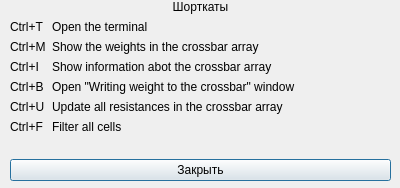
<?xml version="1.0" encoding="UTF-8"?>
<ui version="4.0">
 <class>Dialog</class>
 <widget class="QDialog" name="Dialog">
  <property name="windowModality">
   <enum>Qt::NonModal</enum>
  </property>
  <property name="geometry">
   <rect>
    <x>0</x>
    <y>0</y>
    <width>400</width>
    <height>188</height>
   </rect>
  </property>
  <property name="windowTitle">
   <string>Dialog</string>
  </property>
  <widget class="QWidget" name="verticalLayoutWidget">
   <property name="geometry">
    <rect>
     <x>10</x>
     <y>0</y>
     <width>381</width>
     <height>181</height>
    </rect>
   </property>
   <layout class="QVBoxLayout" name="verticalLayout">
    <item>
     <widget class="QLabel" name="label">
      <property name="text">
       <string>Шорткаты</string>
      </property>
      <property name="alignment">
       <set>Qt::AlignCenter</set>
      </property>
     </widget>
    </item>
    <item>
     <layout class="QFormLayout" name="formLayout">
      <item row="1" column="0">
       <widget class="QLabel" name="label_2">
        <property name="text">
         <string>Ctrl+T</string>
        </property>
       </widget>
      </item>
      <item row="1" column="1">
       <widget class="QLabel" name="label_3">
        <property name="text">
         <string>Open the terminal</string>
        </property>
       </widget>
      </item>
      <item row="2" column="0">
       <widget class="QLabel" name="label_4">
        <property name="text">
         <string>Ctrl+M</string>
        </property>
       </widget>
      </item>
      <item row="2" column="1">
       <widget class="QLabel" name="label_5">
        <property name="text">
         <string>Show the weights in the crossbar array</string>
        </property>
       </widget>
      </item>
      <item row="3" column="0">
       <widget class="QLabel" name="label_6">
        <property name="text">
         <string>Ctrl+I</string>
        </property>
       </widget>
      </item>
      <item row="3" column="1">
       <widget class="QLabel" name="label_7">
        <property name="text">
         <string>Show information abot the crossbar array</string>
        </property>
       </widget>
      </item>
      <item row="4" column="0">
       <widget class="QLabel" name="label_8">
        <property name="text">
         <string>Ctrl+B</string>
        </property>
       </widget>
      </item>
      <item row="4" column="1">
       <widget class="QLabel" name="label_10">
        <property name="text">
         <string>Open &quot;Writing weight to the crossbar&quot; window</string>
        </property>
       </widget>
      </item>
      <item row="5" column="0">
       <widget class="QLabel" name="label_9">
        <property name="text">
         <string>Ctrl+U</string>
        </property>
       </widget>
      </item>
      <item row="5" column="1">
       <widget class="QLabel" name="label_11">
        <property name="text">
         <string>Update all resistances in the crossbar array</string>
        </property>
       </widget>
      </item>
      <item row="7" column="1">
       <spacer name="verticalSpacer">
        <property name="orientation">
         <enum>Qt::Vertical</enum>
        </property>
        <property name="sizeHint" stdset="0">
         <size>
          <width>20</width>
          <height>40</height>
         </size>
        </property>
       </spacer>
      </item>
      <item row="6" column="1">
       <widget class="QLabel" name="label_13">
        <property name="text">
         <string>Filter all cells</string>
        </property>
       </widget>
      </item>
      <item row="6" column="0">
       <widget class="QLabel" name="label_12">
        <property name="text">
         <string>Ctrl+F</string>
        </property>
       </widget>
      </item>
     </layout>
    </item>
    <item>
     <widget class="QPushButton" name="button_close">
      <property name="text">
       <string>Закрыть</string>
      </property>
     </widget>
    </item>
   </layout>
  </widget>
 </widget>
 <resources/>
 <connections/>
</ui>
